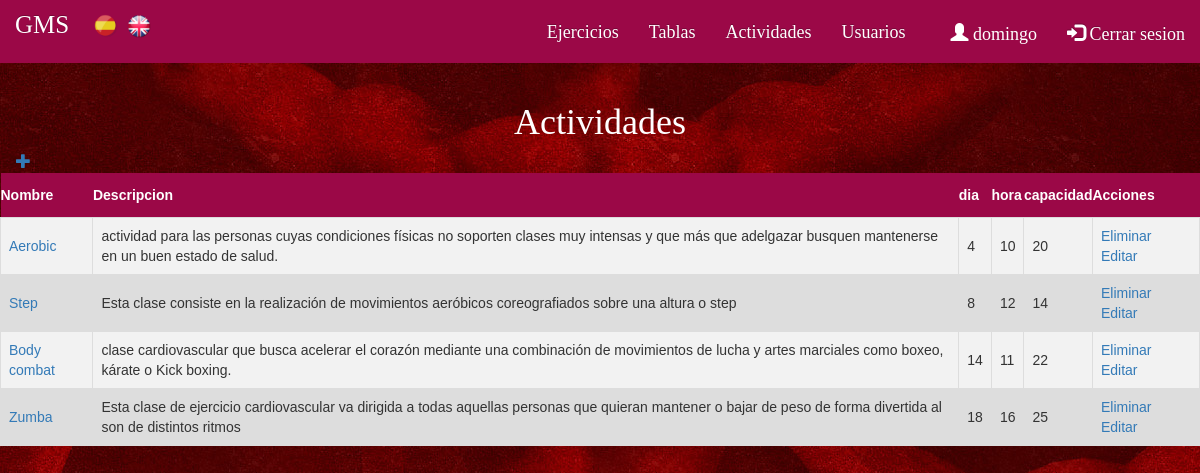
Page /index.php?controller=actividades&action=index (signed in) on the committed database.
### tables this page shows
CREATE TABLE IF NOT EXISTS `Actividad` (
  `idactividad` INT NOT NULL AUTO_INCREMENT,
  `nombreactividad` VARCHAR(45) NULL,
  `descripcionactividad` VARCHAR(1000) NULL,
  `dia`INT NULL,
  `hora` INT NULL,
  `capacidad` INT NULL,
   PRIMARY KEY (`idactividad`));

### core/ViewManager.php (called while the page is built, shortened)
<?php
class ViewManager {
	private $variables = array();
	public function setVariable($varname, $value, $flash=false) {
		$this->variables[$varname] = $value;
	}
	public function getVariable($varname, $default=NULL) {
		if (!isset($this->variables[$varname])) {
			return $default;
		}
		return $this->variables[$varname];
	}
	public function render($controller, $viewname) {
		include(__DIR__."/../view/$controller/$viewname.php");
	}
	private static $viewmanager_singleton = NULL;
	public static function getInstance() {
		if (self::$viewmanager_singleton == null) {
			self::$viewmanager_singleton = new ViewManager();
		}
		return self::$viewmanager_singleton;
	}
}

### controller/ActividadesController.php (called while the page is built, shortened)
<?php
require_once(__DIR__."/../model/Actividad.php");
require_once(__DIR__."/../model/ActividadMapper.php");
require_once(__DIR__."/../core/ViewManager.php");
class ActividadesController extends BaseController {
	private $actividadMapper;
	public function __construct() {
		$this->actividadMapper = new ActividadMapper();
	}
	public function index() {
		$actividades = $this->actividadMapper->findAll();
		$this->view->setVariable("actividades", $actividades);
		$this->view->render("actividades", "index");
	}
}
	?>

### index.php (called while the page is built, shortened)
<?php
function run() {
	try {
		$controller = loadController($_GET["controller"]);
		$actionName = $_GET["action"];
		$controller->$actionName();
	} catch(Exception $ex) {
		die("An exception occured!!!!!".$ex->getMessage());
	}
}
function loadController($controllerName) {
	return new $controllerClassName();
}
run();
?>

### view/messages/messages_es.php (called while the page is built)
<?php
$i18n_messages = array()
?>

### core/I18n.php (called while the page is built, shortened)
<?php
class I18n {
	private $messages;
	public function setLanguage($language) {
		$this->messages = $i18n_messages;
	}
	public function i18n($key) {
		if (isset($this->messages[$key])){
			return $this->messages[$key];
		}else{
			return $key;
		}
	}
	private static $i18n_singleton = null;
	public static function getInstance() {
		if (self::$i18n_singleton == NULL) {
			self::$i18n_singleton = new I18n();
		}
		return self::$i18n_singleton;
	}
}
function i18n($key) {
	return I18n::getInstance()->i18n($key);
}

### model/Actividad.php (called while the page is built, shortened)
<?php
class Actividad {
    private $idactividad;
    private $nombreactividad;
    private $descripcionactividad;
    private $dia;
    private $hora;
    private $capacidad;
    public function __construct($idactividad="" , $nombreactividad="", $descripcionactividad="" , $dia="" , $hora="",
		$capacidad="") {
		$this->idactividad = $idactividad;
        $this->nombreactividad = $nombreactividad;
        $this->descripcionactividad = $descripcionactividad;
        $this->dia = $dia;
        $this->hora = $hora;
        $this->capacidad = $capacidad;
    }
	public function getidactividad (){
        return $this->idactividad;
    }
	public function getnombreactividad (){
        return $this ->nombreactividad;
    }
    public function getdescripcionactividad (){
        return $this ->descripcionactividad;
    }
	public function getdia (){
        return $this ->dia;
    }
    public function gethora (){
        return $this ->hora;
    }
    public function getcapacidad (){
        return $this ->capacidad;
    }
}
?>

### model/ActividadMapper.php (called while the page is built, shortened)
<?php
require_once(__DIR__."/../core/PDOConnection.php");
require_once(__DIR__."/../model/Actividad.php");
class ActividadMapper {
	private $db;
	public function __construct() {
		$this->db = PDOConnection::getInstance();
	}
	public function findAll() {
		$stmt = $this->db->query("SELECT * FROM actividad");
		$actividad_db = $stmt->fetchAll(PDO::FETCH_ASSOC);
		$actividades = array();
		foreach ($actividad_db as $actividad) {
			array_push($actividades, new Actividad($actividad["idactividad"],$actividad["nombreactividad"], $actividad["descripcionactividad"], $actividad["dia"],$actividad["hora"], $actividad["capacidad"]));
		}
		return $actividades;
	}
	}

### core/PDOConnection.php (called while the page is built)
<?php
class PDOConnection {
	private static $dbhost = "127.0.0.1";
	private static $dbname = "gymgms";
	private static $dbuser = "gymuser";
	private static $dbpass = "gympass";
	private static $db_singleton = null;
	public static function getInstance() {
		if (self::$db_singleton == null) {
			self::$db_singleton = new PDO(
			"mysql:host=".self::$dbhost.";dbname=".self::$dbname.";charset=utf8",
			self::$dbuser,
			self::$dbpass,
			array(
				PDO::ATTR_EMULATE_PREPARES => false,
				PDO::ATTR_ERRMODE => PDO::ERRMODE_EXCEPTION
			)
		);
	}
	return self::$db_singleton;
}
}
?>

### view/actividades/index.php (the view, shortened to what this page needs)
<?php
require_once(__DIR__."/../../core/ViewManager.php");
$view = ViewManager::getInstance();
$actividades = $view->getVariable("actividades");
$currentuser = $view->getVariable("currentusername");
?><h1><?=i18n("Actividades")?></h1>
<?php if (isset($currentuser)): ?>
	<div class="col-md-12">
    <a class="glyphicon glyphicon-plus" id="nuevo-ejercicio" href="index.php?controller=actividades&amp;action=add" title="<?=i18n("Nueva actividad");?>"></a>
    </div>
<?php endif; ?>
<table class= 'tablas'>
	<tr>
		<th><?= i18n("Nombre")?></th><th><?= i18n("Descripcion")?></th><th><?= i18n("dia")?></th><th><?= i18n("hora")?></th><th><?= i18n("capacidad")?></th><th><?= i18n("Acciones")?></th>
	</tr>
	<?php foreach ($actividades as $actividad): ?>
		<tr>
			<td>
				<a href="index.php?controller=actividades&amp;action=view&amp;idactividad=<?= $actividad->getidactividad() ?>"><?= htmlentities($actividad->getnombreactividad()) ?></a>
			</td>
			<td>
				<?= $actividad->getdescripcionactividad() ?>
			</td>
			<td>
				<?= $actividad->getdia() ?>
			</td>
			<td>
				<?= $actividad->gethora() ?>
			</td>
			<td>
				<?= $actividad->getcapacidad() ?>
			</td>
			<td>
				<form
				method="POST"
				action="index.php?controller=actividades&amp;action=delete"
				id="delete_actividad_<?= $actividad->getidactividad(); ?>"
				style="display: inline"
				>
				<a href="#"
				onclick="
				if (confirm('<?= i18n("estas seguro?")?>')) {
					document.getElementById('delete_actividad_<?= $actividad->getidactividad() ?>').submit()
				}"
				><?= i18n("Eliminar") ?></a>
			</form>
			<a href="index.php?controller=actividades&amp;action=edit&amp;idactividad=<?= $actividad->getidactividad() ?>"><?= i18n("Editar") ?></a>
	</td>
</tr>
<?php endforeach; ?>
</table>

### css/style.css (style rules this page uses)
body, header { font-family: 'Raleway'; overflow: auto; }
.body-index { background-image: url("fondorojo.jpg"); background-position: top center; background-repeat: no-repeat; }
h1, h3 { color: white; text-align: center; }
.tablas { font-family: "Trebuchet MS", Arial, Helvetica, sans-serif; border-collapse: collapse; width: 100%; }
.tablas td, #tablas th { border: 1px solid #ddd; padding: 8px; }
.tablas tr:nth-child(even) { background-color: #f2f2f2; }
.tablas tr { background-color: #ddd; }
.tablas th { padding-top: 12px; padding-bottom: 12px; text-align: left; background-color: #9B0847; color: white; }
#nuevo-ejercicio { padding: 1px; font-size: 15px; }

### rows in the picture
actividad: nombreactividad "Aerobic", descripcionactividad "actividad para las personas cuyas condiciones físicas no soporten clases muy intensas y que más que adelgazar busquen mantenerse en un buen estado de salud.", dia "4", hora "10", capacidad "20"
actividad: nombreactividad "Step", descripcionactividad "Esta clase consiste en la realización de movimientos aeróbicos coreografiados sobre una altura o step", dia "8", hora "12", capacidad "14"
actividad: nombreactividad "Body combat", descripcionactividad "clase cardiovascular que busca acelerar el corazón mediante una combinación de movimientos de lucha y artes marciales como boxeo, kárate o Kick boxing.", dia "14", hora "11", capacidad "22"
actividad: nombreactividad "Zumba", descripcionactividad "Esta clase de ejercicio cardiovascular va dirigida a todas aquellas personas que quieran mantener o bajar de peso de forma divertida al son de distintos ritmos", dia "18", hora "16", capacidad "25"

### other values in the picture
i18n("Ejercicios") "Ejercicios"
i18n("Tablas") "Tablas"
i18n("Actividades") "Actividades"
i18n("Usuarios") "Usuarios"
$currentuser "domingo"
i18n("Cerrar sesion") "Cerrar sesion"
i18n("Nombre") "Nombre"
i18n("Descripcion") "Descripcion"
i18n("dia") "dia"
i18n("hora") "hora"
i18n("capacidad") "capacidad"
i18n("Acciones") "Acciones"
